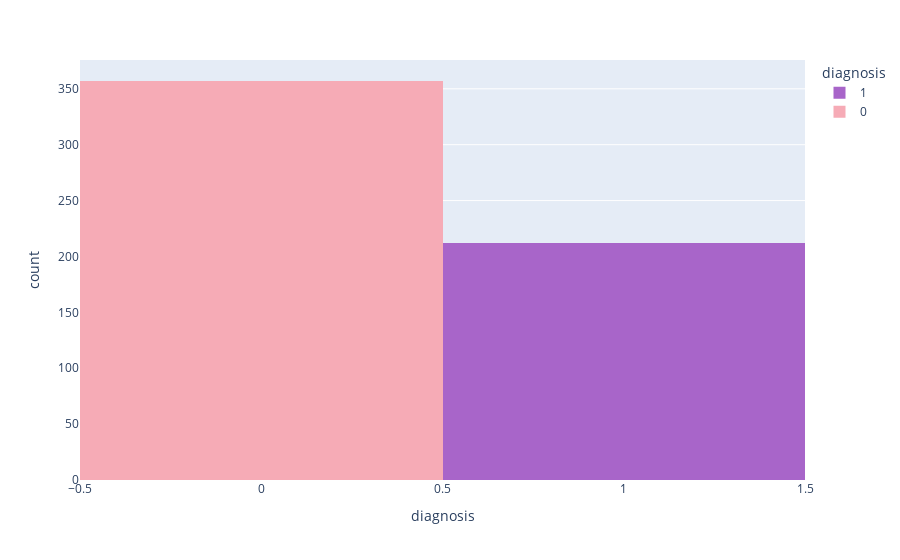

Write notebook code for a chart like this one.
### Code cell
px.histogram(data_frame=df, x='diagnosis', color='diagnosis',color_discrete_sequence=['#A865C9','#f6abb6'])

### Figure 1 — Plotly figure (JSON) as saved in the notebook; plotly's stock layout.template omitted (floating-point values rounded to 4 significant figures; data arrays with more than 128 entries replaced by an {"elided": "..."} marker saying what was removed)
{"data": [{"alignmentgroup": "True", "bingroup": "x", "hovertemplate": "diagnosis=%{x}<br>count=%{y}<extra></extra>", "legendgroup": "1", "marker": {"color": "#A865C9", "pattern": {"shape": ""}}, "name": "1", "offsetgroup": "1", "orientation": "v", "showlegend": true, "type": "histogram", "x": {"elided": "212 int values"}, "xaxis": "x", "yaxis": "y"}, {"alignmentgroup": "True", "bingroup": "x", "hovertemplate": "diagnosis=%{x}<br>count=%{y}<extra></extra>", "legendgroup": "0", "marker": {"color": "#f6abb6", "pattern": {"shape": ""}}, "name": "0", "offsetgroup": "0", "orientation": "v", "showlegend": true, "type": "histogram", "x": {"elided": "357 int values"}, "xaxis": "x", "yaxis": "y"}], "layout": {"barmode": "relative", "legend": {"title": {"text": "diagnosis"}, "tracegroupgap": 0}, "margin": {"t": 60}, "xaxis": {"anchor": "y", "categoryarray": [1, 0], "categoryorder": "array", "domain": [0, 1], "title": {"text": "diagnosis"}}, "yaxis": {"anchor": "x", "domain": [0, 1], "title": {"text": "count"}}}}
